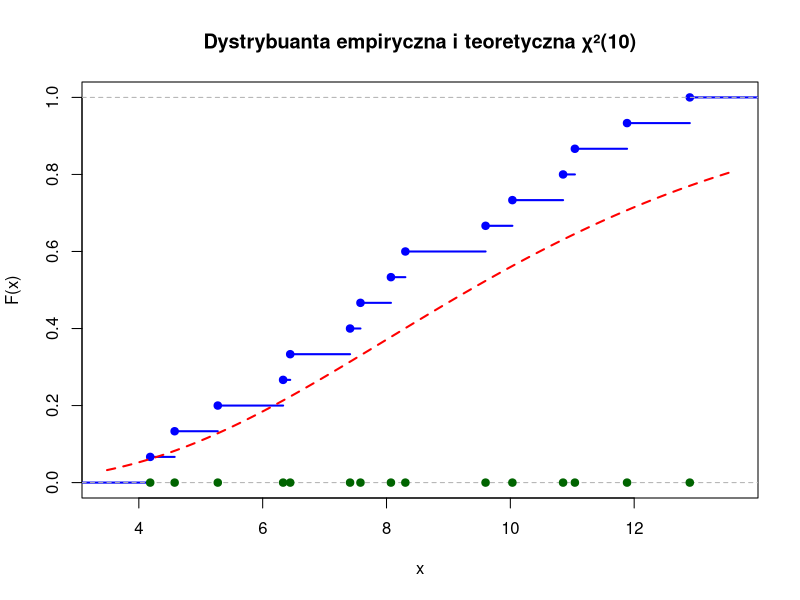

Here is the R script that generated this plot: (Note: this script raises an error after producing the figure.)
dane <- rchisq(n = 15, df = 10)

# wykres dystrybuanty empirycznej
plot(ecdf(dane), main = "Dystrybuanta empiryczna i teoretyczna χ²(10)",
     xlab = "x", ylab = "F(x)", col = "blue", lwd = 2)

# wykres dystrybuanty teoretycznej
curve(pchisq(x, df = 10), add = TRUE, col = "red", lwd = 2, lty = 2)

# wykres próbki
stripchart(dane, add = TRUE, at = 0, col = "darkgreen", pch = 19)


dane <- rchisq(m = 100, df = 10)
plot(ecdf(dane), main = "Dystrybuanta empiryczna i teoretyczna",
     xlab = "x", ylab = "F(x)", col = 4, lwd = 2)
curve(pchisq(x, df = 10), add = TRUE, col = 5, lwd = 2, lty = 2)

# NOTE:
# dystrybuanta empiryczna - ecdf
# dystrybuanta teoretyczna
# wykres próbki
